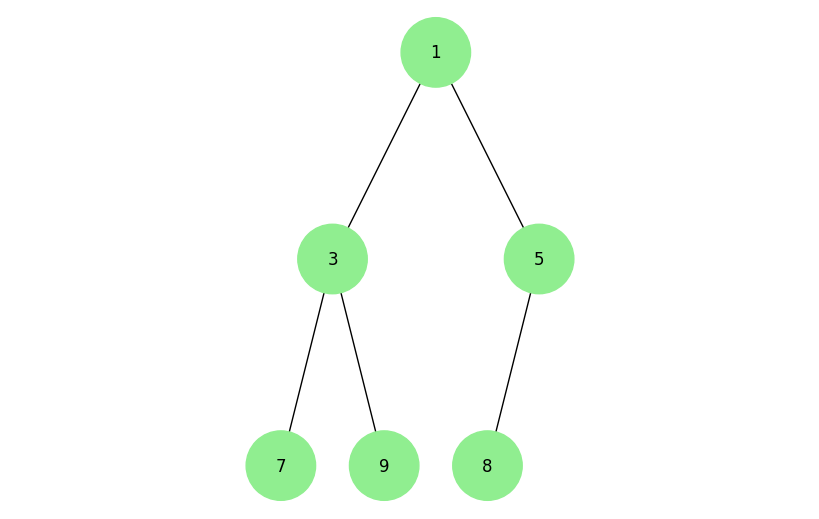

Generate this figure with Python:
import uuid
import networkx as nx
import matplotlib.pyplot as plt
import heapq


class Node:
    """Heap tree node"""

    def __init__(self, value):
        self.left = None
        self.right = None
        self.val = value
        self.color = "lightgreen"
        self.id = str(uuid.uuid4())


def heap_to_tree(heap: list[int], index: int = 0) -> Node | None:
    """Convert heap array to tree"""

    if index >= len(heap):
        return None

    node = Node(heap[index])
    node.left = heap_to_tree(heap, 2 * index + 1)
    node.right = heap_to_tree(heap, 2 * index + 2)
    return node


def add_edges(graph, node, pos, x=0, y=0, layer=1):
    if node is None:
        return graph

    graph.add_node(node.id, label=node.val, color=node.color)

    if node.left:
        graph.add_edge(node.id, node.left.id)
        pos[node.left.id] = (x - 1 / 2 ** layer, y - 1)
        add_edges(graph, node.left, pos, x - 1 / 2 ** layer, y - 1, layer + 1)

    if node.right:
        graph.add_edge(node.id, node.right.id)
        pos[node.right.id] = (x + 1 / 2 ** layer, y - 1)
        add_edges(graph, node.right, pos, x + 1 / 2 ** layer, y - 1, layer + 1)

    return graph


def draw_tree(root: Node, filename: str) -> None:
    """Draw heap as tree"""

    graph = nx.DiGraph()
    pos = {root.id: (0, 0)}

    add_edges(graph, root, pos)

    colors = [n[1]["color"] for n in graph.nodes(data=True)]
    labels = {n[0]: n[1]["label"] for n in graph.nodes(data=True)}

    plt.figure(figsize=(8, 5))
    nx.draw(graph, pos, labels=labels, node_color=colors, node_size=2500, arrows=False)
    plt.axis("equal")
    plt.axis("off")
    plt.savefig(filename, bbox_inches='tight')
    plt.close()

    print(f"Tree saved as {filename}")


if __name__ == "__main__":
    data = [7, 3, 5, 1, 9, 8]
    heapq.heapify(data)  # binary heap

    root = heap_to_tree(data)
    draw_tree(root, "task4_binary_tree_from_heap.png")
